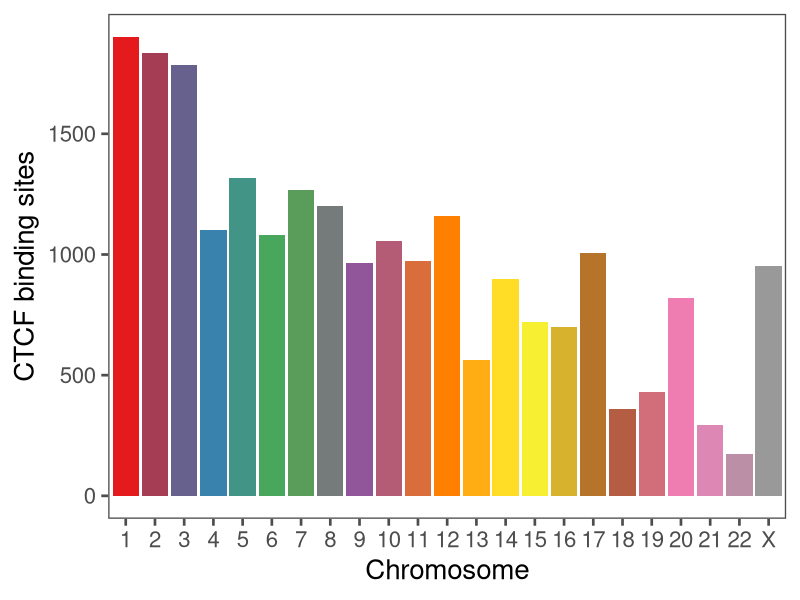
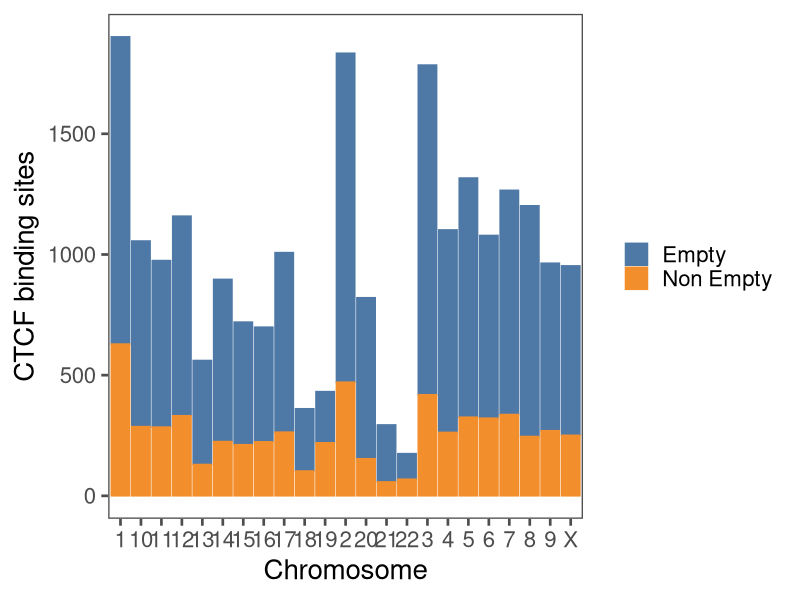
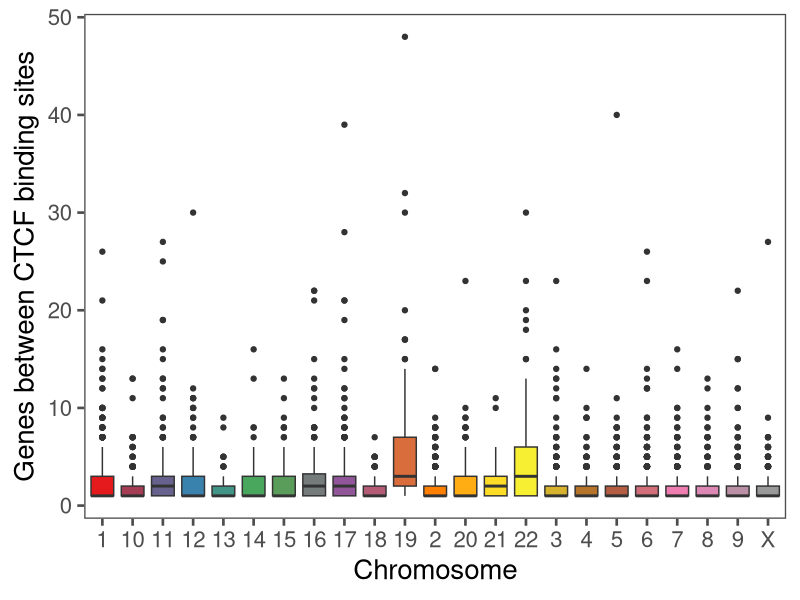
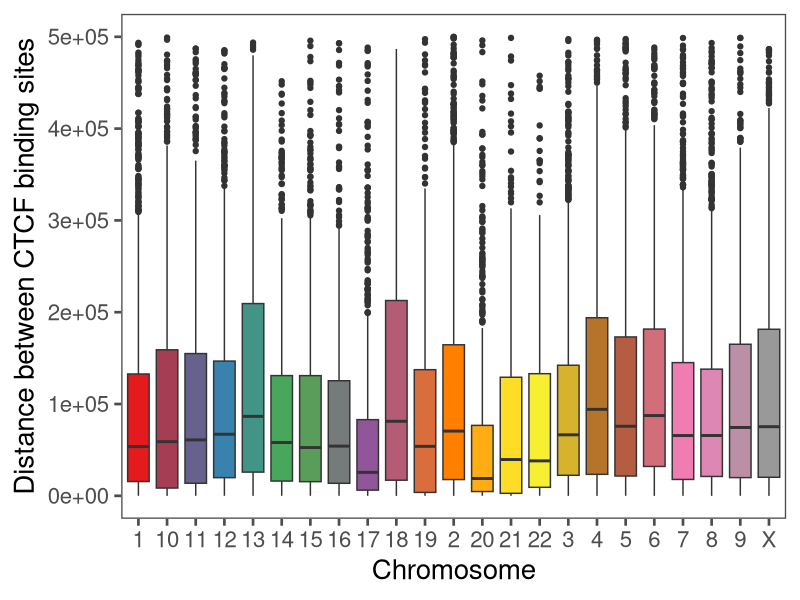

Generate these figures, in order, with R:
library(readr)
library(plyr)
library(dplyr)
library(ggplot2)
library(ggthemes)
library(RColorBrewer)
library(scales)

annot <- read_tsv("data/Biomart_EnsemblG94_GRCh38_p12_karyotype.txt",
                    col_names = c("ensembl_id", "chr", "start", "end", "karyoband"),
                    col_types = cols(col_character(), col_character(), col_integer(), 
                                     col_integer(), col_character()),
                    skip = 1)
genes <- read_tsv("data/genes_in_exp_matrix.txt", col_names = "ensembl_id")

annot <- annot %>% semi_join(genes)

ctcfs <- read_tsv("data/non_gene_overlaping_ctcfbs.tsv", 
                  col_types = cols(col_character(), col_integer(), col_integer(),
                                   col_character(), col_double()))
ctcfs <- ctcfs[!duplicated(ctcfs), ]

getPalette = colorRampPalette(brewer.pal(9, "Set1"))

ctcfs_counts <- ctcfs %>% group_by(chr) %>% tally()
ctcfs_counts$chr <- factor(ctcfs_counts$chr, levels = as.character(c(seq(1:22), "X")))

png(filename = "figures/ctcf_count.png", width = 1200, height = 600)
ggplot(ctcfs_counts, aes(x = chr, y = n, fill = chr)) +
  geom_bar(stat = "identity") +
  theme_few(base_size = 20) +
  theme(legend.position = "none") +
  ylab("CTCF binding sites") +
  xlab("Chromosome") +
  scale_fill_manual(values = getPalette(23))
dev.off()

chrs <- as.character(c(seq(1:22), "X"))

gb_ctfs <- parallel::mclapply(X = chrs, mc.cores = 23, FUN = function(ch){
  gs_in_c <- annot %>% filter(chr == ch) %>% 
    select(-karyoband) %>%
    dplyr::rename(id = ensembl_id) %>%
    mutate(type = "Gene")
  cs_in_c <- ctcfs %>% filter(chr == ch) %>%
    select(-score)%>%
    mutate(type = "CTCF")
  
  all <- bind_rows(gs_in_c, cs_in_c) %>% arrange(start) %>%
    mutate(gene_sum = cumsum(type == "Gene"))
  cs_in_c <- all %>% filter(type == "CTCF")
  
  ## Check how many genes are between two ctcf binding sites
  ngenes <- lapply(seq(1:nrow(cs_in_c)), function(i){
    cs <- unname(unlist(cs_in_c[i, "gene_sum"]))
    start <- unname(unlist(cs_in_c[i, "start"]))
    pre_cs <- unname(unlist(cs_in_c[i-1, "gene_sum"]))
    pre_end <- unname(unlist(cs_in_c[i-1, "end"]))
    
    return(list(genes = cs - pre_cs, distance = start - pre_end))
  })
  cs_in_c$genes <- c(cs_in_c$gene_sum[1], unlist(lapply(ngenes, "[[", "genes")))
  cs_in_c$distance <- c(cs_in_c$start[1], unlist(lapply(ngenes, "[[", "distance")))
  
  return(cs_in_c)
})

gb_ctfs <- bind_rows(gb_ctfs) %>% select(-type)

ceros <- gb_ctfs %>% filter(genes == 0) %>% group_by(chr) %>% tally()
ceros$empty = "Empty"
noceros <- gb_ctfs %>% filter(genes != 0) %>% group_by(chr) %>% tally()
noceros$empty = "Non Empty"

ctcfs_counts <- bind_rows(ceros, noceros)

png(filename = "figures/ctcf_count_empty.png", width = 1200, height = 600)
ggplot(ctcfs_counts, aes(x = chr, y = n)) +
  geom_bar(
    aes(color = empty, fill = empty),
    stat = "identity", position = position_stack()
  ) +
  theme_few(base_size = 20) +
  theme(legend.title = element_blank()) +
  ylab("CTCF binding sites") +
  xlab("Chromosome") +
  scale_fill_tableau() +
  scale_color_tableau() 
dev.off()

noceros <- gb_ctfs %>% filter(genes != 0) 
png(filename = "figures/ctcf_genes_between_nonempty.png", width = 1200, height = 600)
ggplot(noceros, aes(x = chr, y = genes, fill = chr)) +
  geom_boxplot() +
  theme_few(base_size = 20) +
  theme(legend.position = "none") +
  ylab("Genes between CTCF binding sites") +
  xlab("Chromosome") +
  scale_fill_manual(values = getPalette(23))
dev.off()

png(filename = "figures/ctcf_distance_all.png", width = 1200, height = 600)
ggplot(gb_ctfs, aes(x = chr, y = distance, fill = chr)) +
  geom_boxplot() +
  theme_few(base_size = 20) +
  theme(legend.position = "none") +
  ylab("Distance between CTCF binding sites") +
  xlab("Chromosome") +
  ylim(0, 5e5) +
  scale_fill_manual(values = getPalette(23))
dev.off()

write_tsv(gb_ctfs, path = "data/all_ctcfs.tsv")